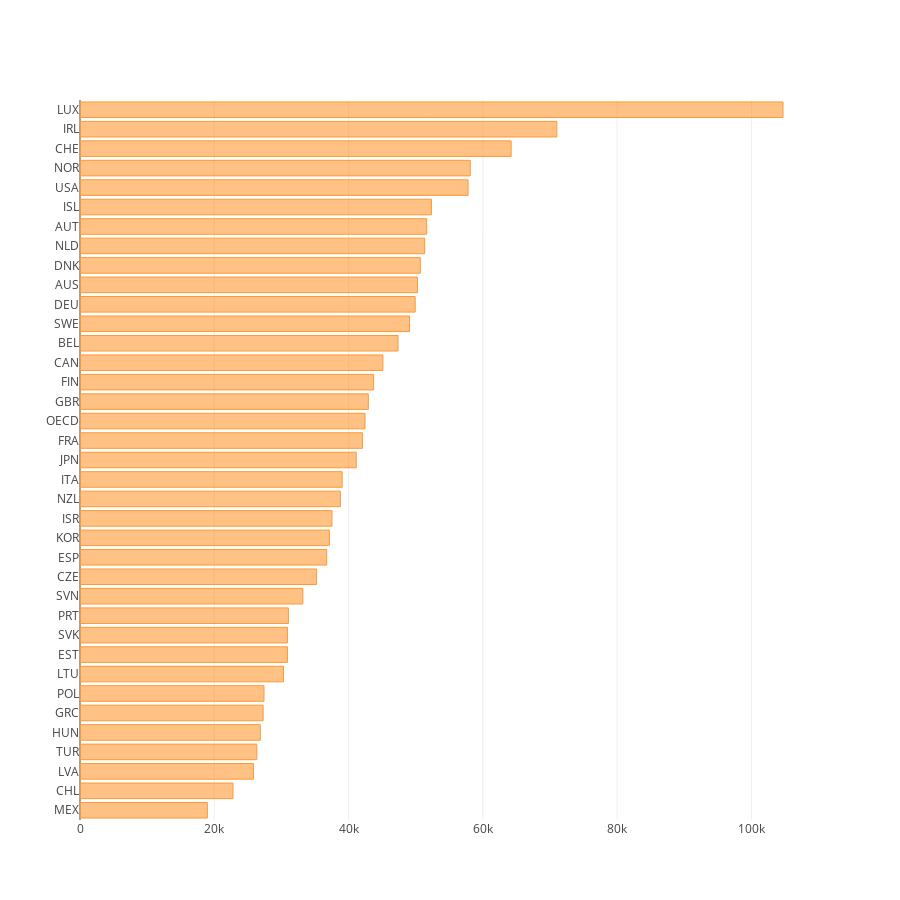

The notebook cell this image was saved under:
### Code cell
gdp = gdp[(gdp['TIME']==2016) & (gdp['MEASURE']=='USD_CAP')].sort_values(by='Value', ascending=True)
gdp.set_index('LOCATION')['Value'].iplot(kind='bar', orientation='h',theme='white', showgrid=False, layout=layout)

### Figure 1 — Plotly figure (JSON) as saved in the notebook; plotly's stock layout.template omitted (floating-point values rounded to 4 significant figures)
{"data": [{"marker": {"color": "rgba(255, 153, 51, 0.6)", "line": {"color": "rgba(255, 153, 51, 1.0)", "width": 1}}, "name": "Value", "orientation": "h", "text": "", "type": "bar", "uid": "cd3818b8-38ab-49e9-9caf-9100c24ee921", "x": [18970.0, 22790.0, 25840.0, 26330.0, 26850.0, 27270.0, 27410.0, 30300.0, 30890.0, 30900.0, 31040.0, 33190.0, 35230.0, 36740.0, 37140.0, 37520.0, 38780.0, 39050.0, 41140.0, 42070.0, 42450.0, 42940.0, 43730.0, 45110.0, 47370.0, 49080.0, 49920.0, 50260.0, 50690.0, 51340.0, 51640.0, 52340.0, 57800.0, 58120.0, 64220.0, 71020.0, 104700.0], "y": ["MEX", "CHL", "LVA", "TUR", "HUN", "GRC", "POL", "LTU", "EST", "SVK", "PRT", "SVN", "CZE", "ESP", "KOR", "ISR", "NZL", "ITA", "JPN", "FRA", "OECD", "GBR", "FIN", "CAN", "BEL", "SWE", "DEU", "AUS", "DNK", "NLD", "AUT", "ISL", "USA", "NOR", "CHE", "IRL", "LUX"]}], "layout": {"height": 900, "width": 900, "xaxis": {"autorange": true, "range": [0, 110200.0], "type": "linear"}, "yaxis": {"autorange": true, "range": [-0.5, 36.5], "type": "category"}}}
